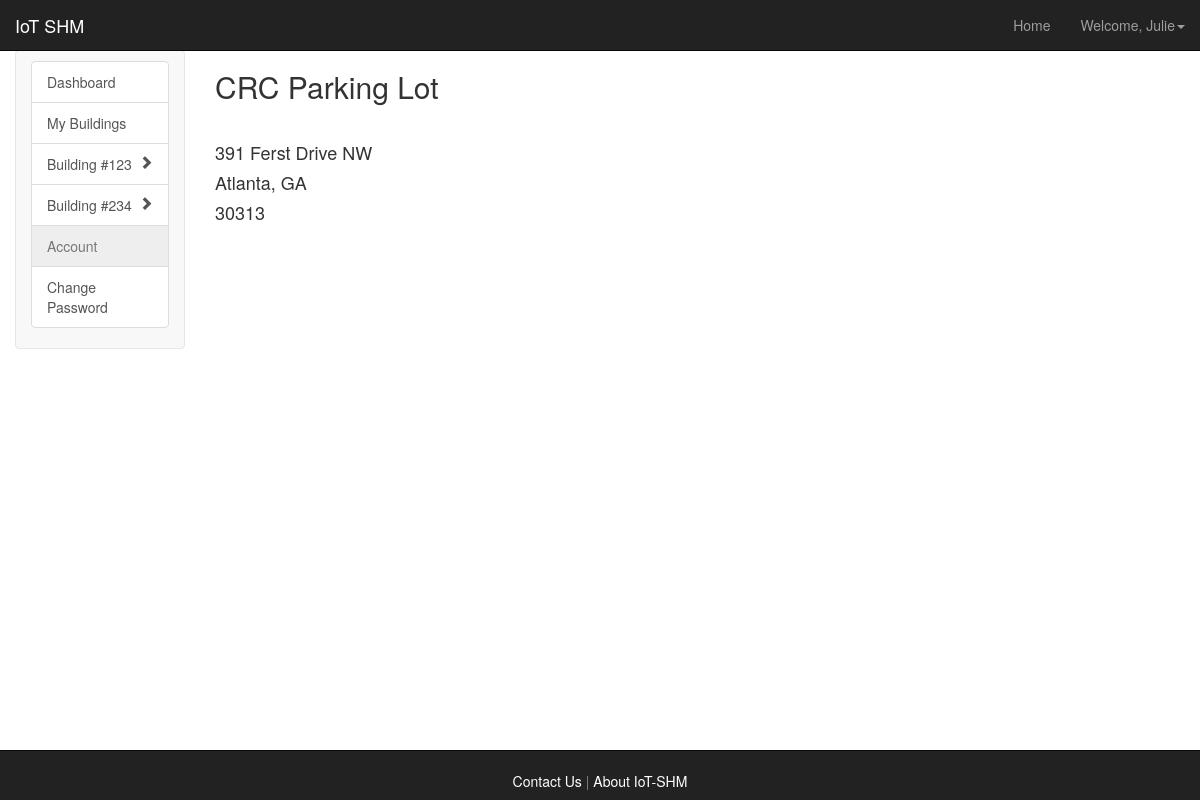
Page /iotshm/dashboard/345/ (signed in) on the committed database.
### iotshm_dashboard/models.py (models this page shows, shortened)
class Building(models.Model):
    manager = models.ForeignKey(User)
    number = models.IntegerField(primary_key=True)
    name = models.CharField(max_length=300)
    address = models.CharField(max_length=300)
    city = models.CharField(max_length=100)
    state = USStateField()
    zipcode = models.IntegerField(max_length=5)

### iotshm_dashboard/views.py (the view)
# urls.py: url(r'^dashboard/(?P<building_num>\d+)/$', views.building_info, name='building_info'),
@login_required
def building_info(request, building_num):
    context = RequestContext(request)
    data = {'curr_building':Building.objects.get(number=building_num),
            'buildings':Building.objects.filter(manager=request.user)}
    return render_to_response('iotshm_dashboard/building_info.html', data, context)

### templates/iotshm_dashboard/building_info.html (shortened to what this page needs)
{% extends 'general/sidebar.html' %}
{% load bootstrap3 %}
{% block nextto_sidebar %}
    <h2>{{curr_building.name}}</h2></br>
    <h4>{{curr_building.address}}</h4>
    <h4>{{curr_building.city}}, {{curr_building.state}}</h4>
    <h4>{{curr_building.zipcode}}</h4>
{% endblock %}

### templates/general/sidebar.html (shortened to what this page needs)
{% extends 'general/header_footer.html' %}
{% load bootstrap3 %}
{% block inside_headerfooter %}
    <div class="col-lg-2 col-md-3 col-sm-3 sidebar-nav">
      <div class="navbar navbar-default" role="navigation">
        <div class="sidebar navbar-collapse collapse sidebar-navbar-collapse">
          <div class="list-group">
              {% url 'iotshm_dashboard:dashboard' as dashboard %}
              {% url 'iotshm_dashboard:change_password' as change_password %}
              {% url 'iotshm_dashboard:my_buildings' as my_buildings %}
              <a
                  class="list-group-item{% if request.path == dashboard %} active{% endif %}"
                  href="{{ dashboard }}">Dashboard
              </a>
              <a type="button"
                  class="list-group-item{% if request.path == my_buildings %} active{% endif %}"
                  href="{{ my_buildings }}">My Buildings
              </a>
              {% for building in buildings %}
                  {% url 'iotshm_dashboard:real_time' building.number as real_time %}
                  {% url 'iotshm_dashboard:building_info' building.number as building_info %}
                  {% url 'iotshm_dashboard:long_term' building.number as long_term %}
                  <a
                      class="list-group-item{% if building == curr_building %} active{% endif %}"
                      href="{{ building_info }}">Building #{{ building.number }}
                      <span class="pull-right glyphicon glyphicon-chevron-{% if building == curr_building %}down{% else %}right{% endif %}"></span>
                  </a>
              {% endfor %}
              <a type="button"  href="" class="list-group-item disabled">Account</a>
              <a
                  class="list-group-item{% if request.path == change_password %} active{% endif %}"
                  href="{{ change_password }}">Change Password
              </a>
          </div>
        </div>
      </div>
    </div>
    <div class="col-lg-10 col-md-9 col-sm-9" style="height:100%;background-color:rgba(255, 255, 255, 0.5)">
        {% block nextto_sidebar %}{% endblock %}
    </div>
{% endblock %}

### templates/general/header_footer.html (shortened to what this page needs)
{% load bootstrap3 %}
{% bootstrap_css %}
<html>
<link href="{{ STATIC_URL }}style.css" rel="stylesheet" type="text/css"/>
<body class="page-container" id="bgsplashcontainer">
    <div class="navbar navbar-inverse navbar-fixed-top" role="navigation">
        <div class="container-fluid">
            <div class="navbar-header">
                    <a class="navbar-brand" href="/iotshm/">IoT SHM</a>
            </div>
            <div class="navbar-collapse collapse" id="navbar-collapse collapse">
                <ul class="nav navbar-nav navbar-right">
                    {% if user.is_authenticated %}
                        <li><a href="/iotshm/dashboard/">Home</a></li>
                        <li class="dropdown">
                            <a class="dropdown-toggle" data-toggle="dropdown" href="#">Welcome, {{ user.first_name|capfirst }}<span class="caret"></span></a>
                        </li>
                    {% else %}
                        <li><a href="/iotshm/">Home</a></li>
                        <li><a href="/iotshm/login/">Login</a></li>
                    {% endif %}
                </ul>
            </div>
        </div>
    </div>
    {% block inside_headerfooter %}{% endblock %}
    <div align="center" class="navbar navbar-inverse navbar-fixed-bottom">
        </br><a align="left" href="/iotshm/contact/" style="color:white">Contact Us</a>
        <p style="display:inline; color:gray">   |   </p>
        <a align="right" href="/iotshm/aboutiotshm/" style="color:white">About IoT-SHM</a>
    </div>
</body>
</html>

### iotshm_dashboard/static/style.css (style rules this page uses)
#bgsplashcontainer { background-image:url("img/tower.jpeg"); background-repeat:no-repeat; background-size: cover; }

### templates/general/header_footer.html (style rules this page uses)
body { padding-top: 50px; padding-bottom: 50px; }

### rows in the picture
Building: number "123"
Building: number "234"
Building: name "CRC Parking Lot", address "391 Ferst Drive NW", city "Atlanta", state "GA", zipcode "30313"

### other values in the picture
{{ user.first_name|capfirst }} "Julie"
